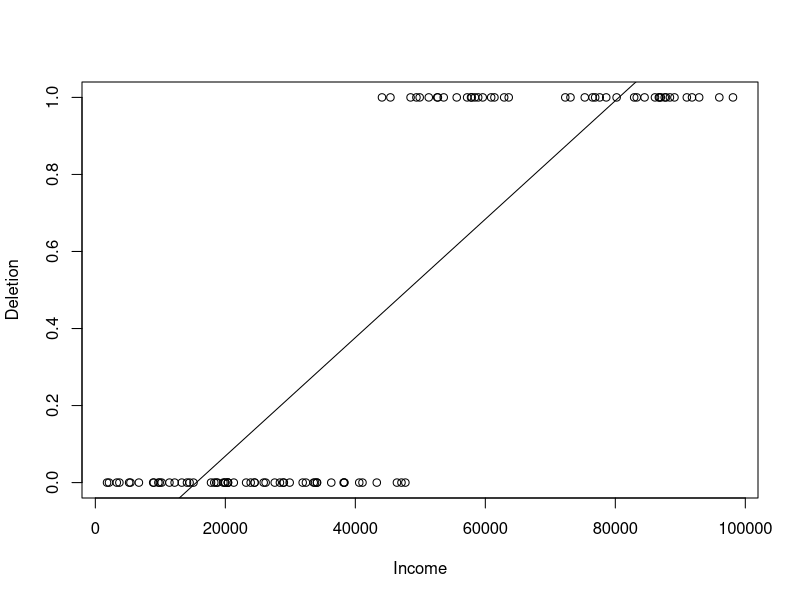
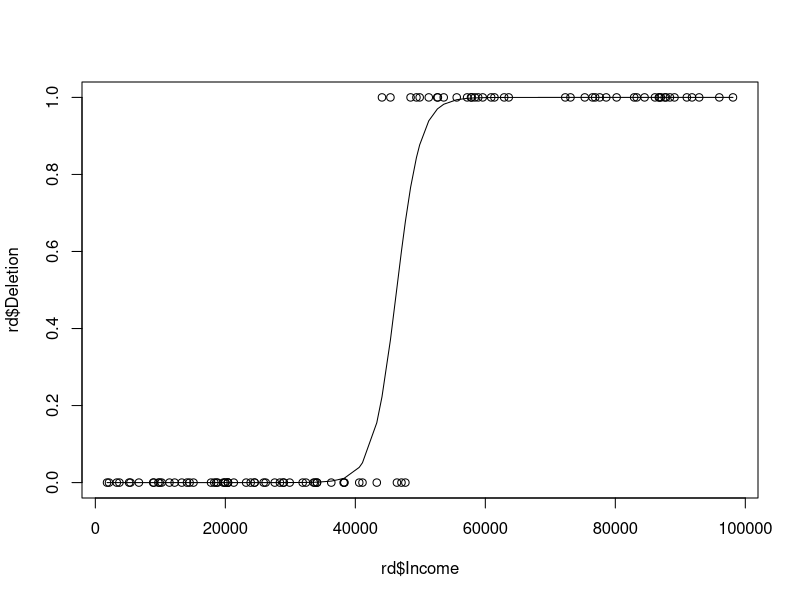
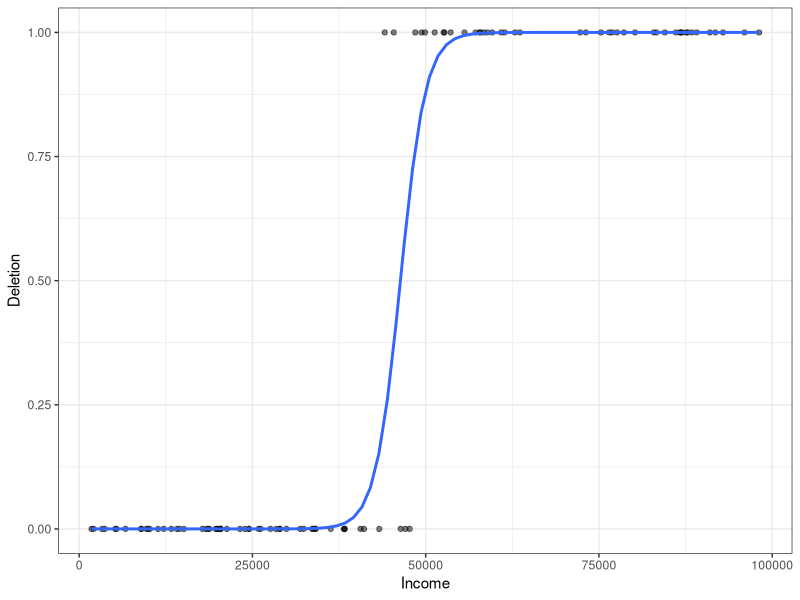
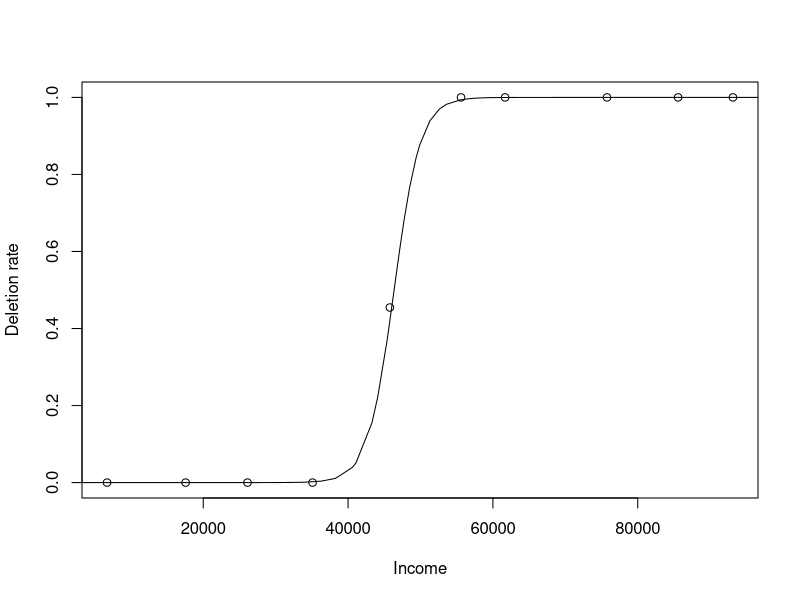
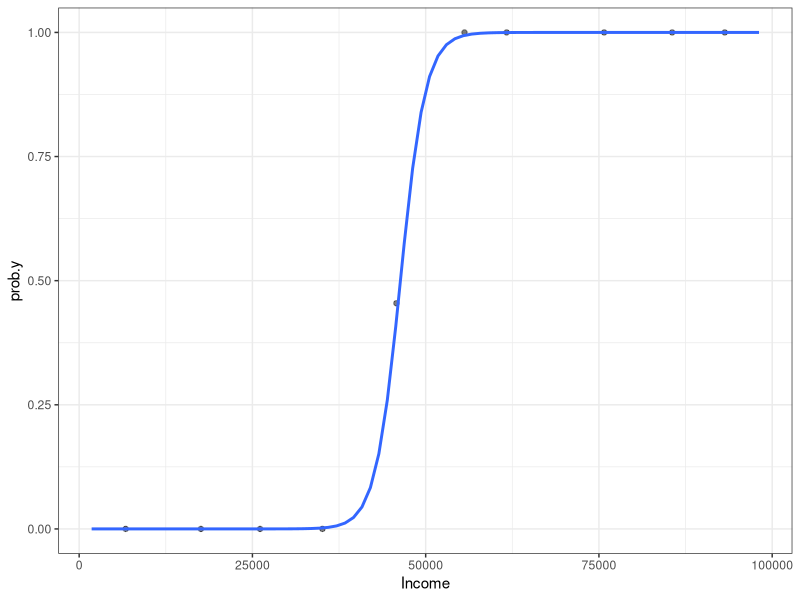
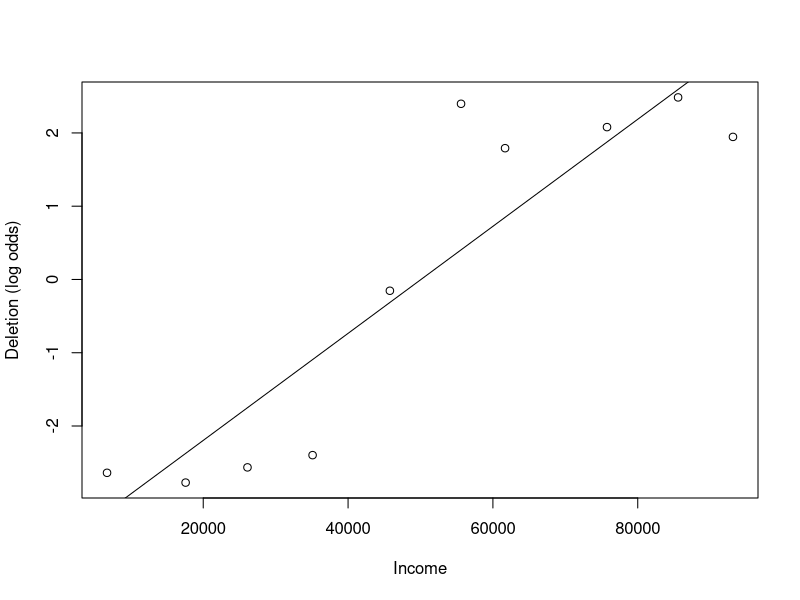
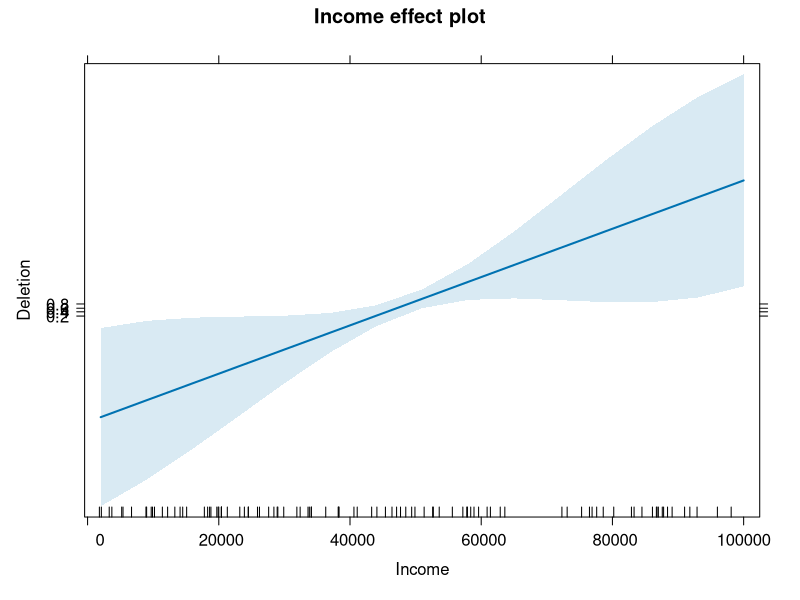

Generate these figures, in order, with R:
# 請記得先設定工作目錄！

# 二之一節
# 火星人奢華性刪除現象資料
rd = read.delim("richdeletion.txt")
head(rd)

# 強迫R以五位整數顯示X軸數值。沒有此行時R會以「十的次方」格式呈現數值
options(scipen = 5)
plot(Deletion ~ Income, data = rd)	# 用之前Y~X方程式的語法也能畫圖！

rd.lm = lm(Deletion ~ Income, data = rd)	# 在線性迴歸中分析富豪型刪除機率
summary(rd.lm)					                  # 只擷取係數的部分
abline(rd.lm)                             # 將最佳配適線加到<圖一>上

# 將glm()函數中的family參數設定為binomial，以二項分佈函數建立廣義線型模型
rd.glm = glm(Deletion ~ Income, family = "binomial", data = rd)
summary(rd.glm) 

# 二之二節
log(Inf)			# 沒錯！R可以讓你計算無限值！
log(0)

# 練習一
# 一
# 計算Deletion的平均值，得到有富豪型刪除的機率P1。
del.p = mean(rd$Deletion) # 0.44
# 套用公式二
log(del.p / (1 - del.p)) # -0.2411621

# 二
# 取得所有係數
coefs = coef(rd.glm)

# 對數的相反就是指數exp()，將截距係數轉換為原始機率
exp(coefs["(Intercept)"])  # 收入為0時，有富豪型刪除的預測機率也趨近於0

# 以gtools套件的函數快速在對數勝率與原始機率間轉換
library(gtools)			# 記得先安裝並載入套件
logit(0.5)          # 從機率計算對數勝率
#[1] 0

inv.logit(0)        # 從對數勝率轉換回機率
#[1] 0.5

# 二之三之一節
# 火星語的「-qfx」後綴例子
# 建立含有20個1(有後綴的名詞)和10個0(無後綴的名詞)的向量
cheeseNouns = c(rep(1, 20), rep(0, 10)) 
sum(cheeseNouns == 0)				# 確認一下是否1和0的數量正確
sum(cheeseNouns == 1)    

# 二項檢定
# 以「binom.test()」直觀地根據「1」的數量以及樣本數進行二項檢定
binom.test(x = sum(cheeseNouns == 1), n = length(cheeseNouns))

# 卡方檢定
# 先以xtabs()來計算0和1的數量再以列聯表進行卡方檢定
cheeseNouns.tab = xtabs(~ cheeseNouns)
chisq.test(cheeseNouns.tab) 

# 只包含截距的邏輯迴歸模型
# 因為cheeseNouns單純是一個數值向量，這裡我們可以直接以「y ~ 1」的語法
# 在未指定「data」參數時就建立只含有截距的模型
cheese.glm = glm(cheeseNouns ~ 1, family = "binomial")
summary(cheese.glm) 

# 練習二
# 先重新建立富豪型刪除的邏輯迴歸模型
rd = read.delim("richdeletion.txt")
rd.glm = glm(Deletion ~ Income, family = "binomial", data = rd)
# 取出收入斜率
coefs = coef(rd.glm)
coef.inc = coefs["Income"]
# coef.inc為0.000554，也就是每當收入增加1，火星人呈現富豪型刪除(P1)的對數勝率
# 就增加0.000554
# 手動計算收入為35790時火星人呈現富豪型刪除的預測機率
# 先以迴歸方程式得出預測的P1對數勝率
del.logit = coefs["(Intercept)"] + 35790 * coef.inc  # -5.85
# 再以gtools套件的inv.logit()將預測的對數勝率轉換回機率
library(gtools)
inv.logit(del.logit)                                 # 0.00286033，大約0.2%的機率

# 練習三
# 要使用predict()根據某個自變量的值取得因變量的值，第一步是要建立一個資料框，而欄位
# 名稱必須與迴歸模型中的該自變量名稱相同，而在這個練習裡就是Income。另外也還記得
# 怎麼利用seq()函數產生一個每兩個數值之間有著相同間隔的連續數字嗎？
pred.df = data.frame(Income = seq(from = 20000, to = 60000, by = 1000))
# 使用建立的資料框和rd.glm從predict()中取得富豪型刪除的預測「對數勝率」
pred.logits = predict(rd.glm, pred.df)
# 再次利用gtools套件的inv.logit將對數勝率轉換為機率
library(gtools)
# 也可以進位至小數點第三位，比較好解讀數據
round(inv.logit(pred.logits), 3)

# 二之三之二
# 從邏輯迴歸模型的檢定報告中取出對數似然值、以內建的「logLik()」函數取出殘餘偏差值
# 最後再進行<公式五>的驗算
logLik(cheese.glm)               			# 直接從模型中取出對數似然值
#'log Lik.' -19.09543 (df=1) 	
cheese.glm.sum = summary(cheese.glm)	# 將模型的檢定報告另存為物件
dev = cheese.glm.sum$deviance		      # 從檢定報告中取出殘餘偏差值
dev
#[1] 38.19085
dev/(-2)    				                  # 以<公式五>從殘餘偏差值反推至似然值
#[1] -19.09543

# 驗證只含有截距的模型中的截距係數代表的就是P1的機率
# cheeseNouns的向量平均數就代表P1的機率
mean(cheeseNouns)		
#[1] 0.6666667
coefs = cheese.glm.sum$coefficients	# 從模型檢定報告中取出所有係數數據
coef.int = coefs[1, "Estimate"]	# 取得截距係數數據(1 = 數據中的第1列)
#[1] 0.6931472
library(gtools)              				# 記得安裝載入gtools套件
# 將截距係數的P1對數勝率反轉回P1機率，與前面的平均數相同！
inv.logit(coef.int)
#[1] 0.6666667

# 以單一樣本z檢定驗證模型中截距係數的p值
coefs[1, "Pr(>|z|)"]			          # 取得截距係數p值(第1列數據的p值)
#[1] 0.07350237
logit.z = coefs[1, "z value"] 	   	# 取得截距係數z值
2 * pnorm(logit.z, lower.tail = F)	# z值大於0所以取得右尾p值再計算雙尾p值
#[1] 0.07350237

logit.SE = coefs[1, "Std. Error"] 		# 只取出截距係數標準誤
coef.int/logit.SE             				# 公式六得到相同z值
#[1] 1.789699

# 以起司名詞後綴例子示範卡方值與邏輯迴歸截距z值的相似性
# 以起司後綴例子進行卡方檢定，而檢定報告另存為物件
cheese.chisq = chisq.test(c(10, 20))
cheese.chisq$statistics 				# 只取出報告中的卡方值
#X-squared 
#3.333333
logit.z ^ 2						# 計算邏輯迴歸截距z值平方
#[1] 3.203021 

# 二之三之三節
# 以火星人起司名詞為例進行以卡方檢定偏差分析為基礎的似然比檢定
cheese.glm0 = glm(cheeseNouns ~ 0, family = "binomial")	# 沒有截距的模型
anova(cheese.glm0, cheese.glm, test = "Chisq")	        # 與有截距模型比較

# 二之四節
# 假設火星人起司名詞後綴出現與詞頻負相關
Suffixed = c(rep(1, 20), rep(0, 10))	# 我們的二元因變量
Frequency = 1:30			   	            # 詞頻數據
cor.test(Suffixed, Frequency)	        # r = -.82

set.seed(1)				                    # 指定亂數種子
WordLength = sample(1:30)	            # 隨機從1-30再抽樣隨機排序數字

# 直接指定每個數據向量(而不是資料框中的欄位)做為因變量和自變量
cheese2.glm = glm(Suffixed ~ Frequency + WordLength, family = "binomial")
#Warning messages:
#  1: glm.fit: algorithm did not converge 
#  2: glm.fit: fitted probabilities numerically 0 or 1 occurred
summary(cheese2.glm)

# 在因變量與自變量的相關性加入一點雜訊，使得迴歸模型不再百分百完美
# 取出原始Suffixed變量的第2個到第30個值，再取出原始Suffixed變量的第1個值
# 然後用c()重新結合，將原始的第1個值變成新的變量中的最後一個值
Suffixed.f = c(Suffixed[2:30], Suffixed[1])
cheese3.glm = glm(Suffixed.f ~ Frequency + WordLength, family = "binomial")
summary(cheese3.glm)

# 練習四
# 先建立只包含詞頻的起司名詞後綴模型
cheese.glm.freq = glm(Suffixed.f ~ Frequency, family = "binomial")
# 也建立使用Suffixed.f做為因變量的只含截距模型
cheese.glm0.f = glm(Suffixed.f ~ 1, family = "binomial")
# 與完整模型(使用Suffixed.f做為因變量)的似然比檢定
# 缺少/增加單詞時長自變量並無顯著改變模型配適度
anova(cheese3.glm, cheese.glm.freq, test = "Chisq")
# 與只含有截距的模型進行似然比檢定，加入詞頻顯著減少殘餘值/增加配適度
anova(cheese.glm0.f, cheese.glm.freq, test = "Chisq")

# 二之五節
# 以火星人富豪型刪除資料示範正確的二元資料模型圖表繪製
rd = read.delim("richdeletion.txt")
rd.glm = glm(Deletion ~ Income, family = "binomial", data = rd)

# 繪製符合因變量二元原始資料的最佳配適曲線
options(scipen = 5)		        # 強迫R以5位數整數而非e次方格式呈現數值
plot(rd$Deletion ~ rd$Income)	# 繪製散佈圖
rd.pred = predict(rd.glm, type = "response")	# 取得原始因變量的估計值
# 將收入數值與富豪型刪除估計值合併為一個資料框
curve.df = data.frame(Income = rd$Income, fitted = rd.pred)
# 再將整個資料框根據收入從小到大排序列，以便可以使用lines()函數依序將估計值按照
# 收入從小到大排序的收入數值連成一條曲線
curve.df = curve.df[order(curve.df$Income), ]
lines(x = curve.df$Income, y = curve.df$fitted)		

# 練習五
library(ggplot2)
ggplot(data = rd, mapping = aes(x = Income, y = Deletion)) + 
  # 加上實際數據點時設定為半透明，可以突顯最佳配適線
  geom_point(alpha = .5) +
  stat_smooth(method = "glm", se = FALSE, method.args = list(family = "binomial")) +
    theme_bw()

# 以X軸與Y軸分組計算平均數，解決呈現個別數據點與機率變化趨勢的問題
# 將ｘ軸自變量放入十個範圍相同的分組
bins = cut(rd$Income, 10) 			
# 每個範圍分組裡算出一個收入平均數
mean.x = tapply(rd$Income, bins, mean) 	
# 計算每個範圍分組裡的呈現富豪型刪除與否的平均數，也就是呈現刪除的機率
prob.y = tapply(rd$Deletion, bins, mean)	
# 重覆繪圖的過程
options(scipen = 5)
# 使用經過分組計算的數值繪製散佈圖
plot(mean.x, prob.y, ylab = "Deletion rate", xlab = "Income")
# 以稍早產生的收入數值對應的估計機率的資料加上最佳配適曲線
lines(x = curve.df$Income, y = curve.df$fitted)

# 練習六
bins.df = data.frame(Income = mean.x, Prob = prob.y)

library(ggplot2)
# ggplot()函數不做任何對應，只建立空白底圖
ggplot() + 
  # 在geom_point()函數中設定分組計算資料框為資料來源
  geom_point(data = bins.df, mapping = aes(x = Income, y = prob.y), alpha = .5) +
  # 在stat_smooth()函數中設定模型估計值資料來源
  stat_smooth(data = rd, mapping = aes(x = Income, y = Deletion),
              method = "glm", se = FALSE, method.args = list(family = "binomial")) +
  theme_bw()

# 直接以對數勝率呈現線性的最佳配適線
bins = cut(rd$Income, 10)		# 同樣將X軸進行範圍分組
# 建立Y軸進行範圍分組且加入雜訊的函數
logit.bin = function(vector) {
 	prob1 = mean(c(vector, 0, 1)) 	# 為每個分組的P1計算多增加兩個雜訊數值
	prob0 = 1 - prob1 		         	# 計算範圍分組的P0
	log.odds = log(prob1 / prob0) 	# 加了雜訊後P1和P0都不可能是0
	return(log.odds)			          # 回傳分組對數勝率
}
mean.x = tapply(rd$Income, bins, mean) 	# 為每個X軸分組計算平均數
# 為每個Y軸分組以logit.bin計算平均數
logit.y = tapply(rd$Deletion, bins, logit.bin)	
# 產生散佈圖
plot(mean.x, logit.y, ylab = "Deletion (log odds)", xlab = "Income")
abline(lm(logit.y ~ mean.x)) 			      # 加上線性迴歸最佳配適線

# 以effects套件繪製圖表，結合圖五及圖六的優點
library(effects)			      # 記得先安裝載入套件
plot(allEffects(rd.glm))		# 取得rd.glm模型中的所有效應繪製圖表

# 二之六節
# 重新建立兩個我們要進行比較的模型。如果你的變量已經消失的，也往前翻幾頁重新建立吧
cheese0.glm = glm(Suffixed.f ~ 1, family = "binomial")
cheese3.glm = glm(Suffixed.f ~ Frequency + WordLength, family = "binomial")
# 以logLik()函數取出各個模型的對數似然值，套用公式八，再使用as.numeric()
# 函數將結果轉為不帶其他文字資訊的數值
as.numeric((logLik(cheese0.glm) - logLik(cheese3.glm)) / logLik(cheese0.glm))

# 從完整模型的檢定報告數據計算RL2
cheese3.sum = summary(cheese3.glm)
cheese3.LL = -2 * cheese3.sum$deviance	# 取得檢定報告中殘餘偏差似然值
cheese0.LL = -2 * cheese3.sum$null.deviance	# 取得檢定報告中零偏差似然值
(cheese0.LL - cheese3.LL) / cheese0.LL	# 公式八

# 進行類似標準化係數的邏輯迴歸分析
# 以scale()函數將自變量進行z分數轉換
cheese3.z.glm = glm(Suffixed.f ~ scale(Frequency) + 
       					scale(WordLength), family = "binomial")
summary(cheese3.z.glm)

# 利用似然比檢定比較兩個自變量的效應值是否有顯著差距
# 以I()函數告訴R「+」是將兩個自變量加在一起的數學運算，而不是加入獨立自變量的意思
cheese3.z.same.glm = glm(Suffixed.f ~ I(scale(Frequency) + 
                                          scale(WordLength)), family = "binomial")
# 注意要設定test參數哦！
anova(cheese3.z.same.glm, cheese3.z.glm, test = "Chisq")

# 以Menard (2004)的方法，利用因變量對數勝率預測值的標準差進行真的標準化邏輯迴歸分析
coefs = coef(cheese3.glm)		# 從模型中取出所有效應值
Frequency.coef = coefs["Frequency"]	# 取出詞頻效應值
WordLength.coef = coefs["WordLength"]	# 取出單詞長度效應值
# 使用<公式八>計算邏輯迴歸的確定係數，以as.numeric()函數將文字資訊從計算結果移除
RL = sqrt(as.numeric((logLik(cheese0.glm) -
                        logLik(cheese3.glm)) / logLik(cheese0.glm)))
# 計算自變量標準差
Frequency.sd = sd(Frequency)			
WordLength.sd = sd(WordLength)
# 取出因變量預測對數勝率計算標準差
logit.yhat.sd = sd(predict(cheese3.glm)) 	
# 計算標準化自變量係數
Frequency.beta = Frequency.coef * RL * (Frequency.sd / logit.yhat.sd)
WordLength.beta = WordLength.coef * RL * (WordLength.sd / logit.yhat.sd)
c(Frequency.beta, WordLength.beta)
#[1] -0.7674511 0.04311755 
